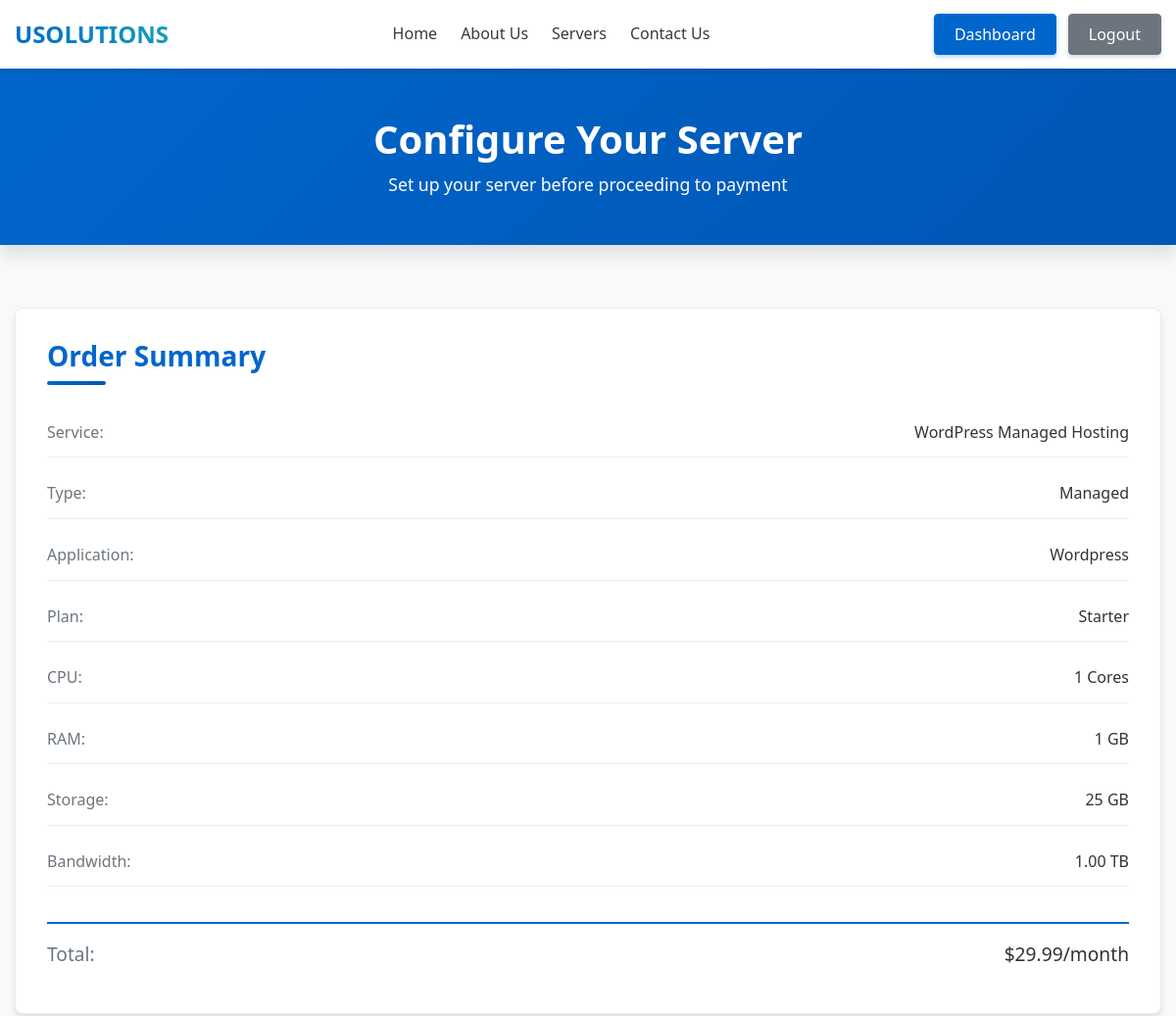
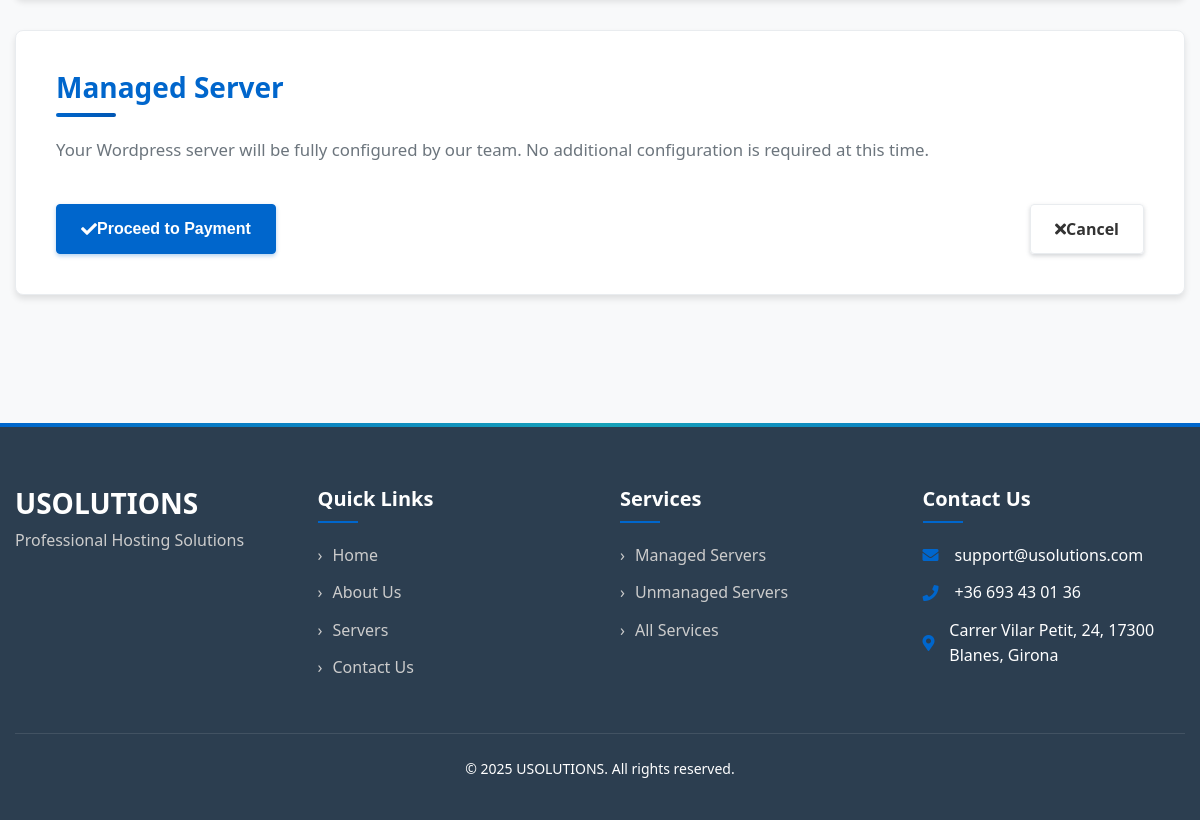
Screenshot of /pagina-web/pages/servers-config.php?service=1&plan=1 (signed in) with the database file from the repository (2 pictures, top to bottom).
### tables this page shows
CREATE TABLE `services` (
  `id` int(11) NOT NULL,
  `name` varchar(100) NOT NULL,
  `description` text DEFAULT NULL,
  `type` enum('managed','unmanaged') NOT NULL,
  `managed_app` enum('wordpress','prestashop','nextcloud') DEFAULT NULL,
  `base_price` decimal(10,2) NOT NULL,
  `setup_fee` decimal(10,2) NOT NULL DEFAULT 0.00,
  `is_active` tinyint(1) NOT NULL DEFAULT 1,
  `created_at` timestamp NOT NULL DEFAULT current_timestamp()
);

CREATE TABLE `server_plans` (
  `id` int(11) NOT NULL,
  `name` varchar(100) NOT NULL,
  `cpu_cores` int(11) NOT NULL,
  `ram_gb` int(11) NOT NULL,
  `storage_gb` int(11) NOT NULL,
  `bandwidth_tb` decimal(5,2) NOT NULL,
  `price_multiplier` decimal(5,2) NOT NULL DEFAULT 1.00,
  `is_active` tinyint(1) NOT NULL DEFAULT 1,
  `created_at` timestamp NOT NULL DEFAULT current_timestamp()
);

### pagina-web/includes/functions.php (called while the page is built, shortened)
<?php
function isLoggedIn() {
    return isset($_SESSION['user_id']);
}
function formatCurrency($amount) {
    return '$' . number_format($amount, 2);
}

### pagina-web/pages/servers-config.php (the view, shortened to what this page needs)
<?php
require_once '../includes/header.php';
$serviceId = isset($_GET['service']) ? (int)$_GET['service'] : 0;
$planId = isset($_GET['plan']) ? (int)$_GET['plan'] : 0;
global $conn;
$serviceQuery = "SELECT * FROM services WHERE id = $serviceId AND is_active = 1";
$serviceResult = $conn->query($serviceQuery);
$planQuery = "SELECT * FROM server_plans WHERE id = $planId AND is_active = 1";
$planResult = $conn->query($planQuery);
$service = $serviceResult->fetch_assoc();
$plan = $planResult->fetch_assoc();
$totalPrice = $service['base_price'] * $plan['price_multiplier'];
?>
<link rel="stylesheet" href="https://cdnjs.cloudflare.com/ajax/libs/font-awesome/5.15.4/css/all.min.css">
<section class="page-header">
    <div class="container">
        <h1>Configure Your Server</h1>
        <p>Set up your server before proceeding to payment</p>
    </div>
</section>
<section class="server-config">
    <div class="container">
        <div class="config-summary">
            <h2>Order Summary</h2>
            <div class="summary-details">
                <div class="summary-row">
                    <span class="summary-label">Service:</span>
                    <span class="summary-value"><?php echo $service['name']; ?></span>
                </div>
                <div class="summary-row">
                    <span class="summary-label">Type:</span>
                    <span class="summary-value"><?php echo ucfirst($service['type']); ?></span>
                </div>
                <?php if ($service['type'] === 'managed'): ?>
                <div class="summary-row">
                    <span class="summary-label">Application:</span>
                    <span class="summary-value"><?php echo ucfirst($service['managed_app']); ?></span>
                </div>
                <?php endif; ?>
                <div class="summary-row">
                    <span class="summary-label">Plan:</span>
                    <span class="summary-value"><?php echo $plan['name']; ?></span>
                </div>
                <div class="summary-row">
                    <span class="summary-label">CPU:</span>
                    <span class="summary-value"><?php echo $plan['cpu_cores']; ?> Cores</span>
                </div>
                <div class="summary-row">
                    <span class="summary-label">RAM:</span>
                    <span class="summary-value"><?php echo $plan['ram_gb']; ?> GB</span>
                </div>
                <div class="summary-row">
                    <span class="summary-label">Storage:</span>
                    <span class="summary-value"><?php echo $plan['storage_gb']; ?> GB</span>
                </div>
                <div class="summary-row">
                    <span class="summary-label">Bandwidth:</span>
                    <span class="summary-value"><?php echo $plan['bandwidth_tb']; ?> TB</span>
                </div>
                <div class="summary-row total">
                    <span class="summary-label">Total:</span>
                    <span class="summary-value"><?php echo formatCurrency($totalPrice); ?>/month</span>
                </div>
            </div>
        </div>
        <div class="config-form">
            <?php if ($service['type'] === 'unmanaged'): ?>
            <h2>Server Configuration</h2>
            <p>Please provide the following information to set up your unmanaged server:</p>
            <form method="post" action="">
                <div class="form-group">
                    <label for="hostname">Hostname:</label>
                    <input type="text" id="hostname" name="hostname" value="<?php echo isset($_POST['hostname']) ? htmlspecialchars($_POST['hostname']) : ''; ?>" required>
                    <small>Example: myserver, web-server, etc.</small>
                </div>
                <div class="form-group">
                    <label for="username">Admin Username:</label>
                    <input type="text" id="username" name="username" value="<?php echo isset($_POST['username']) ? htmlspecialchars($_POST['username']) : ''; ?>" required>
                    <small>This user will have administrator privileges.</small>
                </div>
                <div class="form-group">
                    <label for="password">Admin Password:</label>
                    <input type="password" id="password" name="password" required>
                    <small>Must be at least 8 characters long.</small>
                </div>
                <div class="form-group">
                    <label for="confirm_password">Confirm Password:</label>
                    <input type="password" id="confirm_password" name="confirm_password" required>
                </div>
                <div class="form-actions">
                    <button type="submit" name="submit" class="btn btn-primary"><i class="fas fa-check"></i> Proceed to Payment</button>
                    <a href="servers.php" class="btn btn-secondary"><i class="fas fa-times"></i> Cancel</a>
                </div>
            </form>
            <?php else: ?>
            <h2>Managed Server</h2>
            <p>Your <?php echo ucfirst($service['managed_app']); ?> server will be fully configured by our team. No additional configuration is required at this time.</p>
            <form method="post" action="">
                <div class="form-actions">
                    <button type="submit" name="submit" class="btn btn-primary"><i class="fas fa-check"></i> Proceed to Payment</button>
                    <a href="servers.php" class="btn btn-secondary"><i class="fas fa-times"></i> Cancel</a>
                </div>
            </form>
            <?php endif; ?>
        </div>
    </div>
</section>
<?php include_once '../includes/footer.php'; ?>

### pagina-web/includes/header.php (shortened to what this page needs)
<?php
require_once 'functions.php';
$current_page = basename($_SERVER['PHP_SELF'], '.php');
?>
<!DOCTYPE html>
<html lang="en">
<head>
    <link rel="stylesheet" href="https://cdnjs.cloudflare.com/ajax/libs/font-awesome/5.15.4/css/all.min.css">
    <link rel="stylesheet" href="../assets/css/style.css">
    <link rel="stylesheet" href="../assets/css/pages/<?php echo $current_page; ?>.css">
</head>
<body>
    <header class="main-header">
        <div class="container">
            <div class="logo">
                <a href="/pages/home.php">
                    <h1><?php echo SITE_NAME; ?></h1>
                </a>
            </div>
            <nav class="main-nav">
                <ul>
                    <li><a href="../pages/home.php" class="<?php echo $current_page === 'home' ? 'active' : ''; ?>">Home</a></li>
                    <li><a href="../pages/about.php" class="<?php echo $current_page === 'about' ? 'active' : ''; ?>">About Us</a></li>
                    <li><a href="../pages/servers.php" class="<?php echo $current_page === 'servers' ? 'active' : ''; ?>">Servers</a></li>
                    <li><a href="../pages/contact.php" class="<?php echo $current_page === 'contact' ? 'active' : ''; ?>">Contact Us</a></li>
                </ul>
            </nav>
            <div class="auth-buttons">
                <?php if (isLoggedIn()): ?>
                    <a href="../pages/dashboard.php" class="btn btn-primary">Dashboard</a>
                    <a href="../handlers/logout.php" class="btn btn-secondary">Logout</a>
                <?php else: ?>
                    <a href="../pages/login.php" class="btn btn-primary">Login</a>
                    <a href="../pages/register.php" class="btn btn-secondary">Register</a>
                <?php endif; ?>
            </div>
        </div>
    </header>

### pagina-web/includes/footer.php (shortened to what this page needs)
<footer class="main-footer">
        <div class="container">
            <div class="footer-content">
                <div class="footer-logo">
                    <h2><?php echo SITE_NAME; ?></h2>
                    <p>Professional Hosting Solutions</p>
                </div>
                <div class="footer-links">
                    <h3>Quick Links</h3>
                    <ul>
                        <li><a href="../pages/home.php">Home</a></li>
                        <li><a href="../pages/about.php">About Us</a></li>
                        <li><a href="../pages/servers.php">Servers</a></li>
                        <li><a href="../pages/contact.php">Contact Us</a></li>
                    </ul>
                </div>
                <div class="footer-links">
                    <h3>Services</h3>
                    <ul>
                        <li><a href="../pages/servers.php?type=managed">Managed Servers</a></li>
                        <li><a href="../pages/servers.php?type=unmanaged">Unmanaged Servers</a></li>
                        <li><a href="../pages/servers.php">All Services</a></li>
                    </ul>
                </div>
                <div class="footer-contact">
                    <h3>Contact Us</h3>
                    <p><i class="fas fa-envelope"></i> support@usolutions.com</p>
                    <p><i class="fas fa-phone"></i> +36 693 43 01 36</p>
                    <p><i class="fas fa-map-marker-alt"></i> Carrer Vilar Petit, 24, 17300 Blanes, Girona</p>
                </div>
            </div>
            <div class="footer-bottom">
                <p>&copy; <?php echo date('Y'); ?> <?php echo SITE_NAME; ?>. All rights reserved.</p>
            </div>
        </div>
    </footer>
</body>
</html>

### pagina-web/assets/css/pages/servers-config.css (style rules this page uses)
.page-header { background: linear-gradient(135deg, var(--primary-color), var(--primary-dark)); color: white; padding: 3rem 0; margin-bottom: 2rem; text-align: center; box-shadow: var(--shadow-lg); }
.page-header h1 { font-size: 2.5rem; margin-bottom: 0.5rem; font-weight: var(--font-weight-bold); animation: fadeInDown 0.5s ease-out; color: white; }
.page-header p { font-size: 1.1rem; opacity: 0.9; max-width: 600px; margin: 0 auto; animation: fadeInUp 0.5s ease-out 0.2s both; }
.server-config { padding: 2rem 0 4rem; }
.config-summary { background-color: white; border-radius: var(--border-radius-lg); padding: 2rem; margin-bottom: 2rem; box-shadow: var(--shadow); border: 1px solid var(--border-color); transition: var(--transition); animation: fadeIn 0.5s ease-out; }
.config-summary h2 { margin-bottom: 1.5rem; color: var(--primary-color); font-size: 1.75rem; font-weight: var(--font-weight-bold); position: relative; padding-bottom: 0.75rem; }
.config-summary h2::after { content: ""; position: absolute; bottom: 0; left: 0; width: 60px; height: 4px; background: linear-gradient(to right, var(--primary-color), var(--primary-dark)); border-radius: 2px; }
.summary-details { display: flex; flex-direction: column; gap: 0.75rem; }
.summary-row { display: flex; justify-content: space-between; padding: 0.75rem 0; border-bottom: 1px solid var(--border-color); transition: var(--transition); }
.summary-row.total { margin-top: 1.5rem; padding-top: 1rem; border-top: 2px solid var(--primary-color); border-bottom: none; font-weight: var(--font-weight-bold); font-size: 1.2rem; color: var(--primary-color); }
.summary-label { font-weight: var(--font-weight-medium); color: var(--secondary-color); }
.summary-value { color: var(--body-color); font-weight: var(--font-weight-medium); }
.config-form { background-color: white; border-radius: var(--border-radius-lg); padding: 2.5rem; box-shadow: var(--shadow); border: 1px solid var(--border-color); animation: fadeIn 0.5s ease-out 0.2s both; }
.config-form h2 { margin-bottom: 1.25rem; color: var(--primary-color); font-size: 1.75rem; font-weight: var(--font-weight-bold); position: relative; padding-bottom: 0.75rem; }
.config-form h2::after { content: ""; position: absolute; bottom: 0; left: 0; width: 60px; height: 4px; background: linear-gradient(to right, var(--primary-color), var(--primary-dark)); border-radius: 2px; }
.config-form p { margin-bottom: 2rem; color: var(--secondary-color); font-size: 1.05rem; line-height: var(--line-height); }
.form-actions { display: flex; gap: 1rem; margin-top: 2.5rem; }
.form-actions .btn { padding: 0.75rem 1.5rem; font-weight: var(--font-weight-bold); border-radius: var(--border-radius); transition: var(--transition); }
.form-actions .btn-primary { background-color: var(--primary-color); border-color: var(--primary-color); }
.form-actions .btn-secondary { background-color: transparent; border-color: var(--border-color); color: var(--body-color); }

### rows the page displays
services: name "WordPress Managed Hosting", type "Managed", managed_app "Wordpress", base_price.price_multiplier "$29.99"
server_plans: name "Starter", cpu_cores "1", ram_gb "1", storage_gb "25", bandwidth_tb "1.00"

### other values shown
SITE_NAME "USOLUTIONS"
